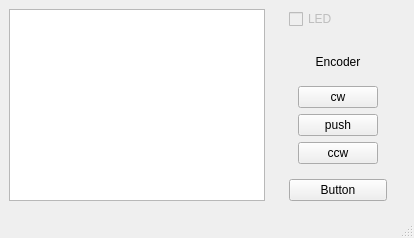
<?xml version="1.0" encoding="UTF-8"?>
<ui version="4.0">
 <class>MainWindow</class>
 <widget class="QMainWindow" name="MainWindow">
  <property name="geometry">
   <rect>
    <x>0</x>
    <y>0</y>
    <width>414</width>
    <height>238</height>
   </rect>
  </property>
  <property name="windowTitle">
   <string>MainWindow</string>
  </property>
  <widget class="QWidget" name="centralwidget">
   <widget class="QWidget" name="widget_2" native="true">
    <property name="geometry">
     <rect>
      <x>0</x>
      <y>0</y>
      <width>396</width>
      <height>210</height>
     </rect>
    </property>
    <layout class="QHBoxLayout" name="horizontalLayout">
     <item>
      <widget class="QWidget" name="widget_4" native="true">
       <layout class="QVBoxLayout" name="verticalLayout_3">
        <item>
         <widget class="QGraphicsView" name="graphicsView">
          <property name="sizePolicy">
           <sizepolicy hsizetype="Fixed" vsizetype="Fixed">
            <horstretch>0</horstretch>
            <verstretch>0</verstretch>
           </sizepolicy>
          </property>
         </widget>
        </item>
        <item>
         <spacer name="verticalSpacer">
          <property name="orientation">
           <enum>Qt::Vertical</enum>
          </property>
          <property name="sizeHint" stdset="0">
           <size>
            <width>20</width>
            <height>40</height>
           </size>
          </property>
         </spacer>
        </item>
       </layout>
      </widget>
     </item>
     <item>
      <widget class="QWidget" name="widget_3" native="true">
       <layout class="QVBoxLayout" name="verticalLayout_2">
        <item>
         <widget class="QCheckBox" name="checkBox">
          <property name="enabled">
           <bool>false</bool>
          </property>
          <property name="text">
           <string>LED</string>
          </property>
         </widget>
        </item>
        <item>
         <widget class="QWidget" name="widget" native="true">
          <layout class="QVBoxLayout" name="verticalLayout">
           <item>
            <widget class="QLabel" name="label">
             <property name="text">
              <string>Encoder</string>
             </property>
             <property name="alignment">
              <set>Qt::AlignCenter</set>
             </property>
            </widget>
           </item>
           <item>
            <widget class="QPushButton" name="pushButton">
             <property name="text">
              <string>cw</string>
             </property>
            </widget>
           </item>
           <item>
            <widget class="QPushButton" name="pushButton_2">
             <property name="text">
              <string>push</string>
             </property>
            </widget>
           </item>
           <item>
            <widget class="QPushButton" name="pushButton_3">
             <property name="text">
              <string>ccw</string>
             </property>
            </widget>
           </item>
          </layout>
         </widget>
        </item>
        <item>
         <widget class="QPushButton" name="pushButton_4">
          <property name="text">
           <string>Button</string>
          </property>
         </widget>
        </item>
       </layout>
      </widget>
     </item>
    </layout>
   </widget>
  </widget>
  <widget class="QMenuBar" name="menubar">
   <property name="geometry">
    <rect>
     <x>0</x>
     <y>0</y>
     <width>414</width>
     <height>20</height>
    </rect>
   </property>
  </widget>
  <widget class="QStatusBar" name="statusbar"/>
 </widget>
 <resources/>
 <connections/>
</ui>
